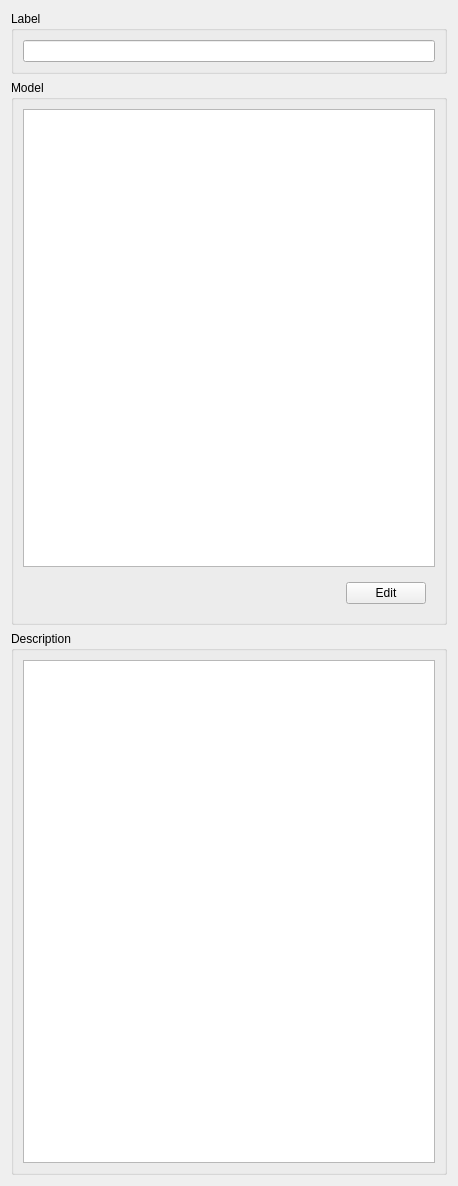
      <widget class="QWidget" name="page_5">
       <property name="geometry">
        <rect>
         <x>0</x>
         <y>0</y>
         <width>458</width>
         <height>1186</height>
        </rect>
       </property>
       <attribute name="label">
        <string>Job</string>
       </attribute>
       <layout class="QVBoxLayout" name="verticalLayout_17">
        <item>
         <widget class="QGroupBox" name="groupBox_6">
          <property name="title">
           <string>Label</string>
          </property>
          <layout class="QVBoxLayout" name="verticalLayout_16">
           <item>
            <widget class="QLineEdit" name="jobLabel"/>
           </item>
          </layout>
         </widget>
        </item>
        <item>
         <widget class="QGroupBox" name="groupBox_4">
          <property name="title">
           <string>Model</string>
          </property>
          <layout class="QVBoxLayout" name="verticalLayout_14">
           <item>
            <widget class="QListWidget" name="jobModel">
             <property name="selectionMode">
              <enum>QAbstractItemView::MultiSelection</enum>
             </property>
            </widget>
           </item>
           <item>
            <widget class="QWidget" name="widget_3" native="true">
             <layout class="QHBoxLayout" name="horizontalLayout_6">
              <item>
               <spacer name="horizontalSpacer_2">
                <property name="orientation">
                 <enum>Qt::Horizontal</enum>
                </property>
                <property name="sizeHint" stdset="0">
                 <size>
                  <width>334</width>
                  <height>20</height>
                 </size>
                </property>
               </spacer>
              </item>
              <item>
               <widget class="QPushButton" name="jobModelEdit">
                <property name="text">
                 <string>Edit</string>
                </property>
               </widget>
              </item>
             </layout>
            </widget>
           </item>
          </layout>
         </widget>
        </item>
        <item>
         <widget class="QGroupBox" name="groupBox_5">
          <property name="title">
           <string>Description</string>
          </property>
          <layout class="QVBoxLayout" name="verticalLayout_15">
           <item>
            <widget class="QPlainTextEdit" name="jobDescription"/>
           </item>
          </layout>
         </widget>
        </item>
       </layout>
      </widget>
